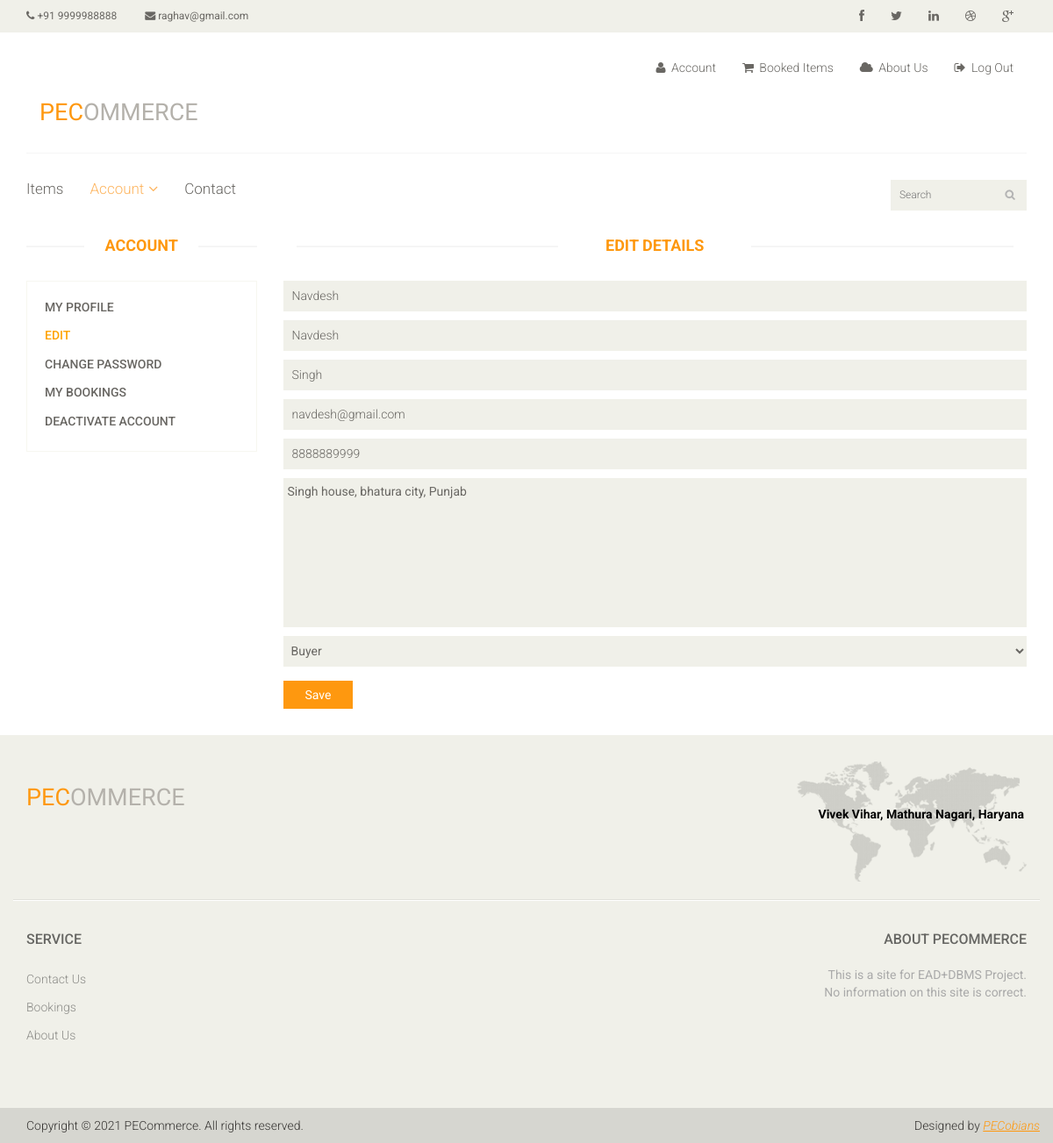
/edit.php (signed in), run on the app's committed database.
### tables this page shows
CREATE TABLE `tbl_users` (
  `user_id` int(6) NOT NULL,
  `username` varchar(30) NOT NULL,
  `first_name` char(20) NOT NULL,
  `last_name` char(30) NOT NULL,
  `email_id` char(50) DEFAULT NULL,
  `contact` bigint(11) DEFAULT NULL,
  `address` text,
  `pass` varchar(200) NOT NULL,
  `user_type` varchar(20) DEFAULT NULL,
  `created` datetime NOT NULL DEFAULT CURRENT_TIMESTAMP,
  `active` enum('1','0') NOT NULL DEFAULT '1'
);

### edit.php (the view, shortened to what this page needs)
<?php
require_once 'templates/header.php';
require_once 'templates/sidebar.php';
$sqlcheck="select * from tbl_users where user_id=".$_SESSION["user_id"];
$res=mysqli_query($conn,$sqlcheck);
$row= mysqli_fetch_assoc($res);
?>
<div class="col-sm-9">
						<h2 class="title text-center">Edit Details</h2>
                                                <div class="signup-form">
						<form action="edit.php" method="post" class="form-horizontal form-group-lg"  accept-charset="utf-8" enctype='multipart/form-data' name="electionform" id="electionform">
                        <div class="control-group">
                            <div class="controls">
                                <input class="span11" style="height:35px" placeholder="Username" type="text" name="txtusername" id="txtusername" data-minlength="5"  maxlength="30" value="<?php
                                if(isset($_POST["txtusername"]) && !empty($_POST["txtusername"]))
                                    echo $_POST["txtusername"];
                                else {
                                    echo $row["username"];
                                }
                                ?>" required>
                            </div>
                        </div>
                        <div class="control-group">
                            <div class="controls">
                                <input class="span11" style="height:35px" placeholder="First Name" type="text" name="txtf_name" id="txtf_name" data-minlength="5"  maxlength="30" value="<?php
                                if(isset($_POST["txtusername"]) && !empty($_POST["txtusername"]))
                                    echo $_POST["txtf_name"];
                                else {
                                    echo $row["first_name"];
                                }
                                ?>" required>
                            </div>
                        </div>
                         <div class="control-group">
                            <div class="controls">
                                <input class="span11" style="height:35px" placeholder="Last Name" type="text" name="txtl_name" id="txtl_name" data-minlength="5"  maxlength="30" value="<?php
                                if(isset($_POST["txtusername"]) && !empty($_POST["txtusername"]))
                                    echo $_POST["txtl_name"];
                                else {
                                    echo $row["last_name"];
                                }
                                ?>" required>
                            </div>
                        </div>
                        <div class="control-group">
                            <div class="controls">
                                <input class="span11" style="height:35px" placeholder="Email ID" type="email" name="txtemail" id="txtemail" data-minlength="10"  maxlength="200" value="<?php
                                if(isset($_POST["txtusername"]) && !empty($_POST["txtusername"]))
                                    echo $_POST["txtemail"];
                                else {
                                    echo $row["email_id"];
                                }
                                ?>" required>
                            </div>
                        </div>
                        <div class="control-group">
                            <div class="controls">
                                <input class="span11" style="height:35px" placeholder="Contact No." type="number" name="txtcontact" id="txtcontact" data-minlength="10"  maxlength="10" value="<?php
                                if(isset($_POST["txtusername"]) && !empty($_POST["txtusername"]))
                                    echo $_POST["txtcontact"];
                                else {
                                    echo $row["contact"];
                                }
                                ?>" required>
                            </div>
                        </div>
                        <div class="control-group">
                            <div class="controls">
                                <textarea name="txtaddress" placeholder="Address" rows="8" cols="60"><?php
                                if(isset($_POST["txtusername"]) && !empty($_POST["txtusername"]))
                                    echo $_POST["txtaddress"];
                                else {
                                    echo $row["address"];
                                }
                                ?></textarea>
                            </div>
                        </div>
                       <?php if($_SESSION["user_type"]!="Admin")
                       {
                            $b="";
                            $s="";
                            if($row["user_type"]=="Buyer")
                                $b="selected";
                        echo '<div class="control-group" style="padding-top: 10px;">
                            <div class="controls" >
                                <select class="span11" style="height:35px" id="txtType" name="txtType"  required>
                                    <option value="Buyer" style="font-weight: bold" '.$b.' >Buyer</option>
                                    <option value="Seller" style="font-weight: bold" '.$s.'>Seller</option>
                                </select>
                            </div>
                            <div  class="alert alert-danger alert-dismissable field_short_headline span11" style="display:none; font-style:bold"><button type="button" class="close" data-dismiss="alert" aria-hidden="true">&times;</button> </div>
                        </div> ';
                       }
            ?>
                        <div class="form-actions" style="padding-bottom: 30px;">
                            <button type="submit" class="btn btn-primary" name="save" value="1">Save</button>
                        </div>
                    </form>
					</div>
				</div>
</div>
</div>
</section>
	<?php
require_once 'templates/footer.php';
?>

### templates/header.php (shortened to what this page needs)
<?php
require_once __DIR__."/../cms/config/connection.php";
$sqlcheck="select contact,email_id from tbl_users where username='admin'";
$res=mysqli_query($conn,$sqlcheck);
 $rdata  = mysqli_fetch_assoc($res);
 $uri_path = parse_url($_SERVER['REQUEST_URI'], PHP_URL_PATH);
$uri_segments = explode('/', $uri_path);
?>
<!DOCTYPE html>
<html lang="en">
<head>
    <link href="css/bootstrap.min.css" rel="stylesheet">
    <link href="css/font-awesome.min.css" rel="stylesheet">
    <link href="css/prettyPhoto.css" rel="stylesheet">
    <link href="css/price-range.css" rel="stylesheet">
    <link href="css/animate.css" rel="stylesheet">
	<link href="css/main.css" rel="stylesheet">
	<link href="css/responsive.css" rel="stylesheet">
</head>
<body>
	<header id="header">
		<div class="header_top">
			<div class="container">
				<div class="row">
					<div class="col-sm-6 ">
						<div class="contactinfo">
							<ul class="nav nav-pills">
								<li><a href="tel:+91<?php echo $rdata["contact"]; ?>"><i class="fa fa-phone"></i> +91 <?php echo $rdata["contact"]; ?></a></li>
								<li><a href="mailto:<?php echo $rdata["email_id"]; ?>"><i class="fa fa-envelope"></i> <?php echo $rdata["email_id"]; ?></a></li>
							</ul>
						</div>
					</div>
					<div class="col-sm-6">
						<div class="social-icons pull-right">
							<ul class="nav navbar-nav">
								<li><a href=""><i class="fa fa-facebook"></i></a></li>
								<li><a href=""><i class="fa fa-twitter"></i></a></li>
								<li><a href=""><i class="fa fa-linkedin"></i></a></li>
								<li><a href=""><i class="fa fa-dribbble"></i></a></li>
								<li><a href=""><i class="fa fa-google-plus"></i></a></li>
							</ul>
						</div>
					</div>
				</div>
			</div>
		</div>
		<div class="header-middle">
			<div class="container">
				<div class="row">
					<div class="col-md-4 clearfix">
							<div class="companyinfo">
                                                            <a href="./"><h2><span>PEC</span>ommerce</h2></a>
                                                        </div>
					</div>
					<div class="col-md-8 clearfix">
						<div class="shop-menu clearfix pull-right">
							<ul class="nav navbar-nav">
                                                            <?php
                                                            if(!isset($_SESSION["user_id"]) || empty($_SESSION["user_id"])){
                                                                 echo '
								<li><a href="login.php"><i class="fa fa-lock"></i> Login / New Users Signup</a></li>
                                                                <li><a href="about_us.php"><i class="fa fa-cloud"></i> About Us</a></li>
                                                                ';
                                                               }
                                                            else{
                                                                echo '<li><a href="details.php"><i class="fa fa-user"></i> Account</a></li>
								<li><a href="booking.php"><i class="fa fa-shopping-cart"></i> Booked Items</a></li>
                                                                <li><a href="about_us.php"><i class="fa fa-cloud"></i> About Us</a></li>
                                                                <li><a href="logout.php"><i class="fa fa-sign-out"></i> Log Out</a></li>
                                                                ';
                                                            }
                                                                        ?>
							</ul>
						</div>
					</div>
				</div>
			</div>
		</div>
		<div class="header-bottom">
			<div class="container">
				<div class="row">
					<div class="col-sm-9">
						<div class="mainmenu pull-left">
							<ul class="nav navbar-nav collapse navbar-collapse">
								<li><a href="index.php"  class="<?php echo ((isset($uri_segments[2]) && ($uri_segments[2] == 'index.php' || $uri_segments[2]=="product_details.php" || $uri_segments[2]=="book_item.php")) || !isset($uri_segments[2]) || empty($uri_segments[2]))? 'active' : '' ?>">Items</a></li>
                                                                <?php
                                                                if(isset($_SESSION["user_id"]) && !empty($_SESSION["user_id"])){
                                                                if (isset($uri_segments[2]) && ($uri_segments[2] == "details.php" || $uri_segments[2]=="edit.php" || $uri_segments[2]=="change_password.php" || $uri_segments[2]=="booking.php" || $uri_segments[2]=="delete.php")){
								echo '<li class="dropdown"><a href="details.php" class="active">Account<i class="fa fa-angle-down"></i></a>
                                    <ul role="menu" class="sub-menu">
                                        <li><a href="details.php">My Profile</a></li>
										<li><a href="edit.php">Edit</a></li>
										<li><a href="change_password.php">Change Password</a></li>
										<li><a href="booking.php">My Bookings</a></li>
                                                                                <li><a href="delete.php">Deactivate Account</a></li>
                                    </ul>
                                                                </li> ';}}
                                                                        ?>
								<li><a href="contact_us.php" class="<?php echo (isset($uri_segments[2]) && ($uri_segments[2] == 'contact_us.php'))? 'active' : '' ?>">Contact</a></li>
							</ul>
						</div>
					</div>
					<div class="col-sm-3">
                                            <?php
                                            $uri_path = parse_url($_SERVER['REQUEST_URI'], PHP_URL_PATH);
                                            $uri_segments = explode('/', $uri_path);
                                            if($uri_segments[2]!="booking.php")
                                            {
                                            echo '<form action="index.php">
                                               <div class="search_box pull-right">
                                                    <input type="text" placeholder="Search"  name="filter_name" id="filter_name"  value = "'.$_GET["filter_name"].'"/>';
                                            }
                                            else
                                            {
                                                echo '<form action="booking.php">
                                               <div class="search_box pull-right">
                                                    <input type="text" placeholder="Search"  name="filter_name" id="filter_name"  value = "'.$_GET["filter_name"].'"/>';
                                            }
                                                     ?>
						</div>
                                                </form>
					</div>
				</div>
				</div>
			</div>
	</header>

### templates/footer.php (shortened to what this page needs)
	<?php
        $sqlcheck="select address from tbl_users where username='admin'";
$res=mysqli_query($conn,$sqlcheck);
 $rdata  = mysqli_fetch_assoc($res);
?>
	<footer id="footer">
		<div class="footer-top">
			<div class="container">
				<div class="row">
					<div class="col-sm-2">
						<div class="companyinfo">
							<h2><span>PEC</span>ommerce</h2>
						</div>
					</div>
					<div class="col-sm-3" style="float:right; text-align: right; " >
						<div class="address" >
							<img src="images/home/map.png" alt="" />
							<p style="color: black; font-weight: bold"><?php echo $rdata["address"]; ?></p>
						</div>
					</div>
				</div>
			</div>
		</div>
		<div class="footer-widget">
			<div class="container">
				<div class="row">
					<div class="col-sm-2">
						<div class="single-widget">
							<h2>Service</h2>
							<ul class="nav nav-pills nav-stacked">
								<li><a href="contact_us.php">Contact Us</a></li>
                                                                <?php
                                                                if(isset($_SESSION["user_id"]) && !empty($_SESSION["user_id"]))
                                                                {
								echo '<li><a href="booking.php">Bookings</a></li>';
                                                                }
 else {
     echo '<li><a href="login.php">Login</a></li>';
 }
                                                                        ?>
								<li><a href="about_us.php"> About Us</a></li>
							</ul>
						</div>
					</div>
					<div class="col-sm-3 col-sm-offset-1" style="float:right; text-align: right; ">
						<div class="single-widget">
							<h2>About PECommerce</h2>
								<p style="color: darkgray;">This is a site for EAD+DBMS Project. <br />No information on this site is correct.</p>
						</div>
					</div>
				</div>
			</div>
		</div>
		<div class="footer-bottom">
			<div class="container">
				<div class="row">
					<p class="pull-left">Copyright © 2021 PECommerce. All rights reserved.</p>
					<p class="pull-right">Designed by <span><a href="about_us.php">PECobians</a></span></p>
				</div>
			</div>
		</div>
	</footer>
</body>
</html>

### data on the page
tbl_users: contact "9999988888", email "raghav@gmail.com", address "Vivek Vihar, Mathura Nagari, Haryana"
tbl_users: txtusername "Navdesh", txtf_name "Navdesh", txtl_name "Singh", txtemail "navdesh@gmail.com", txtcontact "8888889999", txtaddress "Singh house, bhatura city, Punjab"
